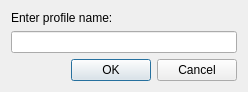
<?xml version="1.0" encoding="UTF-8"?>
<ui version="4.0">
 <class>ProfileNameDialog</class>
 <widget class="QDialog" name="ProfileNameDialog">
  <property name="geometry">
   <rect>
    <x>0</x>
    <y>0</y>
    <width>248</width>
    <height>89</height>
   </rect>
  </property>
  <layout class="QVBoxLayout" name="verticalLayout">
   <item>
    <widget class="QLabel" name="staticCaptionLabel">
     <property name="text">
      <string>Enter profile name:</string>
     </property>
    </widget>
   </item>
   <item>
    <widget class="QLineEdit" name="nameLineEdit"/>
   </item>
   <item>
    <spacer name="verticalSpacer">
     <property name="orientation">
      <enum>Qt::Vertical</enum>
     </property>
     <property name="sizeHint" stdset="0">
      <size>
       <width>20</width>
       <height>3</height>
      </size>
     </property>
    </spacer>
   </item>
   <item>
    <widget class="QDialogButtonBox" name="buttonBox">
     <property name="orientation">
      <enum>Qt::Horizontal</enum>
     </property>
     <property name="standardButtons">
      <set>QDialogButtonBox::Cancel|QDialogButtonBox::Ok</set>
     </property>
    </widget>
   </item>
  </layout>
 </widget>
 <resources/>
 <connections>
  <connection>
   <sender>buttonBox</sender>
   <signal>accepted()</signal>
   <receiver>ProfileNameDialog</receiver>
   <slot>accept()</slot>
   <hints>
    <hint type="sourcelabel">
     <x>248</x>
     <y>254</y>
    </hint>
    <hint type="destinationlabel">
     <x>157</x>
     <y>274</y>
    </hint>
   </hints>
  </connection>
  <connection>
   <sender>buttonBox</sender>
   <signal>rejected()</signal>
   <receiver>ProfileNameDialog</receiver>
   <slot>reject()</slot>
   <hints>
    <hint type="sourcelabel">
     <x>316</x>
     <y>260</y>
    </hint>
    <hint type="destinationlabel">
     <x>286</x>
     <y>274</y>
    </hint>
   </hints>
  </connection>
 </connections>
</ui>
